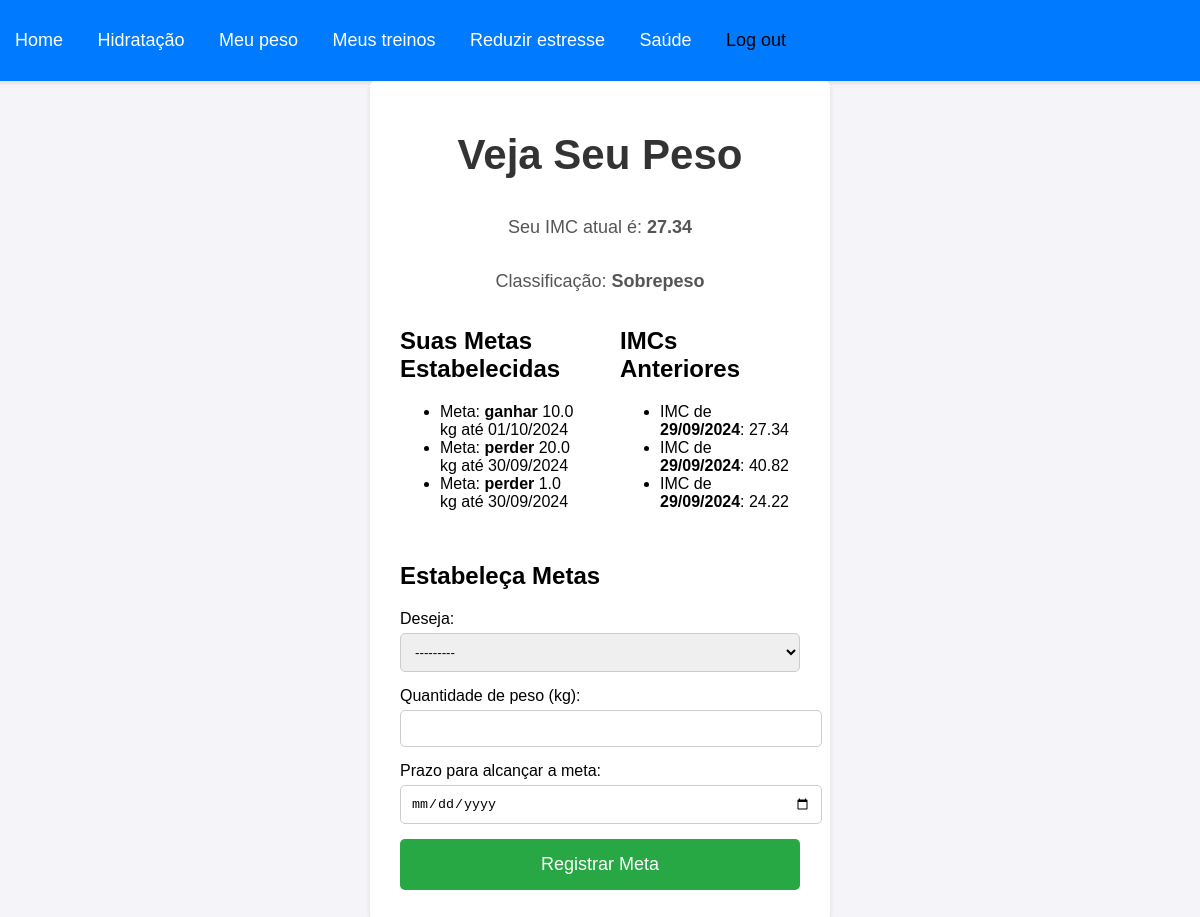
Page /veja_imc/ (signed in) on the earlier database version.
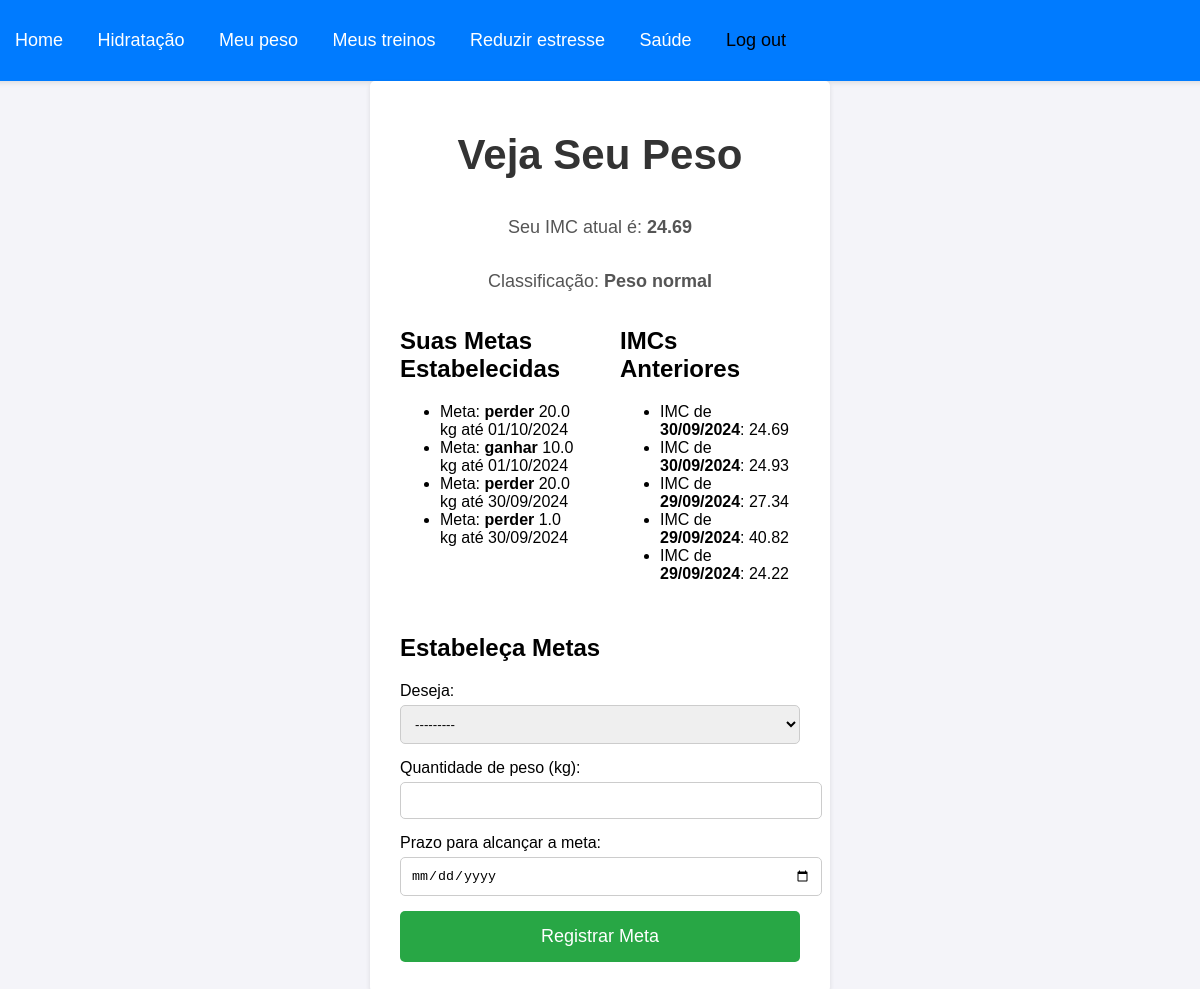
Same page on the later database version.
### fortisapp/models.py (models this page shows, shortened)
class Peso(models.Model):
    usuario = models.ForeignKey(settings.AUTH_USER_MODEL, on_delete=models.CASCADE)
    peso = models.FloatField()  # Peso em kg
    altura = models.FloatField()  # Altura em metros
    imc = models.FloatField()  # IMC calculado
    data_registro = models.DateTimeField(auto_now_add=True)  # Data do registro

class MetaPeso(models.Model):
    usuario = models.ForeignKey(settings.AUTH_USER_MODEL, on_delete=models.CASCADE)
    tipo_meta = models.CharField(max_length=20, choices=[('perder', 'Perder Peso'), ('ganhar', 'Ganhar Peso')])
    quantidade = models.FloatField()  # Quantidade de peso a perder ou ganhar
    prazo = models.DateField()  # Prazo para atingir a meta
    data_criacao = models.DateTimeField(auto_now_add=True)

### fortisapp/views.py (the view)
# urls.py: path('veja_imc/', veja_imc, name='veja_imc'),
@login_required
def veja_imc(request):
    ultimo_registro = Peso.objects.filter(usuario=request.user).order_by('-data_registro').first()
    if ultimo_registro:
        imc = ultimo_registro.imc
        classificacao = classificar_imc(imc)
    else:
        imc = None
        classificacao = None
    meta_form = MetaPesoForm(request.POST or None)  # Alteração para não criar outro formulário em GET
    if request.method == 'POST' and meta_form.is_valid():
        meta = meta_form.save(commit=False)
        meta.usuario = request.user
        meta.save()
        return redirect('veja_imc')
    metas = MetaPeso.objects.filter(usuario=request.user).order_by('-data_criacao')
    registros_imc = Peso.objects.filter(usuario=request.user).order_by('-data_registro')
    return render(request, 'html/veja_imc.html', {
        'imc': imc,
        'classificacao': classificacao,
        'form': meta_form,
        'metas': metas,
        'registros_imc': registros_imc  # Passa os registros de IMC anteriores para o template
    })

### fortisapp/forms.py
class MetaPesoForm(forms.ModelForm):
    class Meta:
        model = MetaPeso
        fields = ['tipo_meta', 'quantidade', 'prazo']
        widgets = {
            'tipo_meta': forms.Select(attrs={'required': True}),
            'quantidade': forms.NumberInput(attrs={'step': '0.1', 'required': True}),
            'prazo': forms.DateInput(attrs={'type': 'date', 'required': True}),
        }

### fortisapp/views.py (called while the page is built)
def classificar_imc(imc):
    if imc < 18.5:
        return "Abaixo do peso"
    elif 18.5 <= imc < 24.9:
        return "Peso normal"
    elif 25 <= imc < 29.9:
        return "Sobrepeso"
    else:
        return "Obesidade"

### fortisapp/templates/html/veja_imc.html (shortened to what this page needs)
{% load static %}
<!DOCTYPE html>
<html lang="pt-br">
<head>
    <link rel="stylesheet" type="text/css" href="{% static 'css/acompanha_peso.css' %}">
</head>
<body>
    <nav class="menu">
        <a href="{% url 'home' %}" tabindex="1"> Home</a>
        <a href="{% url 'hidratacao' %}" tabindex="2"> Hidratação</a>
        <a href="{% url 'meupeso' %}" tabindex="3"> Meu peso</a>
        <a href="#meustreinos" tabindex="4"> Meus treinos</a>
        <a href="{% url 'estresse' %}" tabindex="5"> Reduzir estresse</a>
        <a href="#saude" tabindex="6"> Saúde</a>
        <form action="{% url 'logout' %}" method="post" style="display:inline;">
            <button type="submit" tabindex="7" style="border:none; background:none; color:#000; cursor:pointer;">
                 Log out
            </button>
        </form>
    </nav>
    <main>
        <h1>Veja Seu Peso</h1>
        <p>Seu IMC atual é: <strong>{{ imc|floatformat:2 }}</strong></p>
        <p>Classificação: <strong>{{ classificacao }}</strong></p>
        <div style="display: flex; justify-content: space-between;">
            <section style="width: 45%;">
                <h2>Suas Metas Estabelecidas</h2>
                {% if metas %}
                    <ul>
                        {% for meta in metas %}
                            <li>
                                Meta: <strong>{{ meta.tipo_meta }}</strong>
                                {{ meta.quantidade }} kg até {{ meta.prazo|date:"d/m/Y" }}
                            </li>
                        {% endfor %}
                    </ul>
                {% else %}
                    <p>Você ainda não estabeleceu metas.</p>
                {% endif %}
            </section>
            <section style="width: 45%;">
                <h2>IMCs Anteriores</h2>
                {% if registros_imc %}
                    <ul>
                        {% for registro in registros_imc %}
                            <li>
                                IMC de <strong>{{ registro.data_registro|date:"d/m/Y" }}</strong>: {{ registro.imc|floatformat:2 }}
                            </li>
                        {% endfor %}
                    </ul>
                {% else %}
                    <p>Não há registros de IMC anteriores.</p>
                {% endif %}
            </section>
        </div>
        <section>
            <h2>Estabeleça Metas</h2>
            <form method="post">
                <div>
                    <label for="tipo_meta">Deseja:</label>
                    {{ form.tipo_meta }}
                </div>
                <div>
                    <label for="quantidade">Quantidade de peso (kg):</label>
                    {{ form.quantidade }}
                </div>
                <div>
                    <label for="prazo">Prazo para alcançar a meta:</label>
                    {{ form.prazo }}
                </div>
                <button type="submit">Registrar Meta</button>
            </form>
        </section>
    </main>
</body>
</html>

### fortisapp/static/css/acompanha_peso.css (style rules this page uses)
body { font-family: Arial, sans-serif; background-color: #f4f4f9; margin: 0; padding: 0; height: 100vh; display: flex; flex-direction: column; align-items: center; }
nav.menu { background-color: #007BFF; padding: 15px; width: 100%; box-shadow: 0 2px 5px rgba(0, 0, 0, 0.1); }
nav.menu a { color: white; text-decoration: none; margin: 0 15px; font-size: 18px; }
h1 { font-size: 42px; color: #333; margin: 20px 0; text-align: center; }
main { display: flex; flex-direction: column; justify-content: center; width: 400px; padding: 30px; background-color: #ffffff; border-radius: 5px; box-shadow: 0 2px 5px rgba(0, 0, 0, 0.1); }
p { font-size: 18px; color: #555; margin-bottom: 15px; text-align: center; }
form { display: flex; flex-direction: column; }
div { margin-bottom: 15px; }
label { margin-bottom: 5px; display: block; }
input[type="number"], input[type="date"], select { padding: 10px; border-radius: 5px; border: 1px solid #ccc; width: 100%; transition: border-color 0.3s; }
button[type="submit"] { padding: 15px; background-color: #28a745; color: white; font-size: 18px; border: none; border-radius: 5px; cursor: pointer; transition: background-color 0.3s; }

Differences in the rows shown:
added Peso: imc "24.69", data_registro "30/09/2024"
added MetaPeso: tipo_meta "perder", quantidade "20.0", prazo "01/10/2024"
added Peso: data_registro "30/09/2024", imc "24.93"
Other differences:
{{ classificacao }}: "Sobrepeso" → "Peso normal"
{{ imc|floatformat:2 }}: "27.34" → "24.69"
